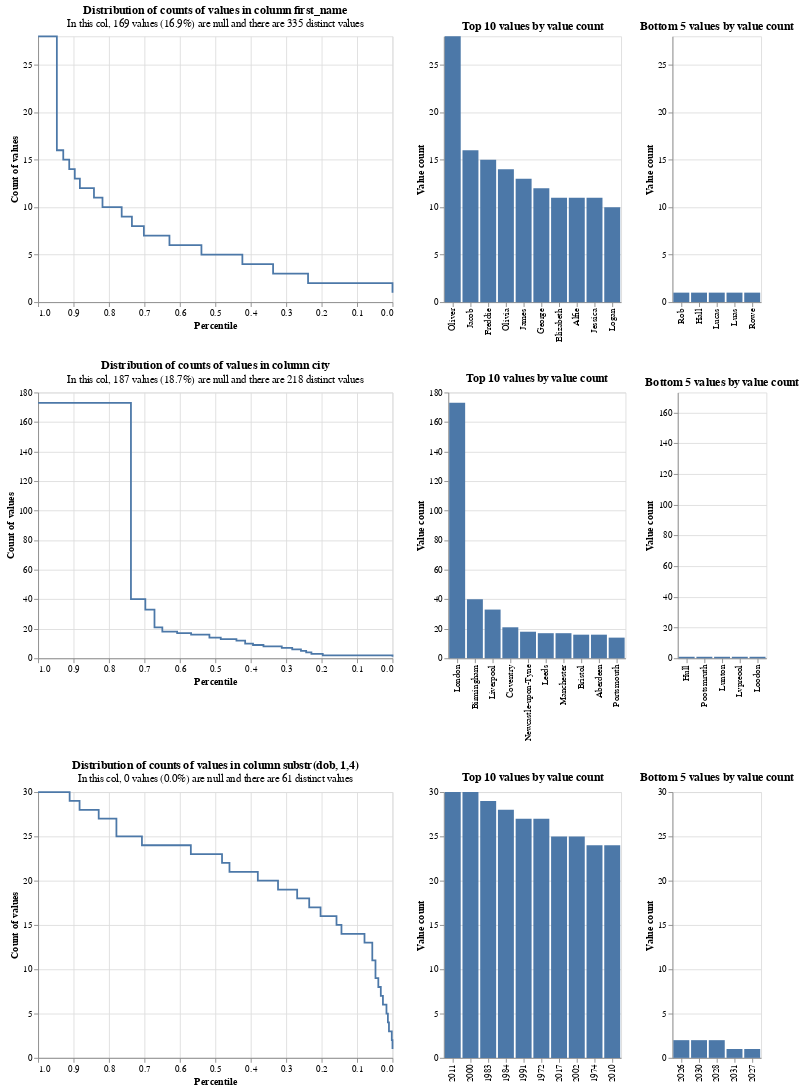

Notebook cell for this chart:
### Markdown cell above
The `profile_columns` method creates summary charts.  You may input column names (e.g. `first_name`), or arbitrary sql expressions like `concat(first_name, surname)`).

### Code cell
linker.profile_columns(["first_name", "city", "substr(dob, 1,4)"], top_n=10, bottom_n=5)

### Figure 1 — Vega-Lite specification as saved in the notebook (floating-point values rounded to 4 significant figures)
{"$schema": "https://vega.github.io/schema/vega-lite/v4.8.1.json", "config": {"view": {"continuousHeight": 300, "continuousWidth": 400}}, "vconcat": [{"hconcat": [{"data": {"values": [{"distinct_value_count": 335, "group_name": "first_name", "percentile_ex_nulls": 0.9663, "percentile_inc_nulls": 0.972, "sum_tokens_in_value_count_group": 28, "total_non_null_rows": 831, "total_rows_inc_nulls": 1000, "value_count": 28}, {"distinct_value_count": 335, "group_name": "first_name", "percentile_ex_nulls": 0.9471, "percentile_inc_nulls": 0.956, "sum_tokens_in_value_count_group": 16, "total_non_null_rows": 831, "total_rows_inc_nulls": 1000, "value_count": 16}, {"distinct_value_count": 335, "group_name": "first_name", "percentile_ex_nulls": 0.929, "percentile_inc_nulls": 0.941, "sum_tokens_in_value_count_group": 15, "total_non_null_rows": 831, "total_rows_inc_nulls": 1000, "value_count": 15}, {"distinct_value_count": 335, "group_name": "first_name", "percentile_ex_nulls": 0.9122, "percentile_inc_nulls": 0.927, "sum_tokens_in_value_count_group": 14, "total_non_null_rows": 831, "total_rows_inc_nulls": 1000, "value_count": 14}, {"distinct_value_count": 335, "group_name": "first_name", "percentile_ex_nulls": 0.8965, "percentile_inc_nulls": 0.914, "sum_tokens_in_value_count_group": 13, "total_non_null_rows": 831, "total_rows_inc_nulls": 1000, "value_count": 13}, {"distinct_value_count": 335, "group_name": "first_name", "percentile_ex_nulls": 0.8821, "percentile_inc_nulls": 0.902, "sum_tokens_in_value_count_group": 12, "total_non_null_rows": 831, "total_rows_inc_nulls": 1000, "value_count": 12}, {"distinct_value_count": 335, "group_name": "first_name", "percentile_ex_nulls": 0.8424, "percentile_inc_nulls": 0.869, "sum_tokens_in_value_count_group": 33, "total_non_null_rows": 831, "total_rows_inc_nulls": 1000, "value_count": 11}, {"distinct_value_count": 335, "group_name": "first_name", "percentile_ex_nulls": 0.8183, "percentile_inc_nulls": 0.849, "sum_tokens_in_value_count_group": 20, "total_non_null_rows": 831, "total_rows_inc_nulls": 1000, "value_count": 10}, {"distinct_value_count": 335, "group_name": "first_name", "percentile_ex_nulls": 0.7641, "percentile_inc_nulls": 0.804, "sum_tokens_in_value_count_group": 45, "total_non_null_rows": 831, "total_rows_inc_nulls": 1000, "value_count": 9}, {"distinct_value_count": 335, "group_name": "first_name", "percentile_ex_nulls": 0.7353, "percentile_inc_nulls": 0.78, "sum_tokens_in_value_count_group": 24, "total_non_null_rows": 831, "total_rows_inc_nulls": 1000, "value_count": 8}, {"distinct_value_count": 335, "group_name": "first_name", "percentile_ex_nulls": 0.7016, "percentile_inc_nulls": 0.752, "sum_tokens_in_value_count_group": 28, "total_non_null_rows": 831, "total_rows_inc_nulls": 1000, "value_count": 7}, {"distinct_value_count": 335, "group_name": "first_name", "percentile_ex_nulls": 0.6294, "percentile_inc_nulls": 0.692, "sum_tokens_in_value_count_group": 60, "total_non_null_rows": 831, "total_rows_inc_nulls": 1000, "value_count": 6}, {"distinct_value_count": 335, "group_name": "first_name", "percentile_ex_nulls": 0.5391, "percentile_inc_nulls": 0.617, "sum_tokens_in_value_count_group": 75, "total_non_null_rows": 831, "total_rows_inc_nulls": 1000, "value_count": 5}, {"distinct_value_count": 335, "group_name": "first_name", "percentile_ex_nulls": 0.4236, "percentile_inc_nulls": 0.521, "sum_tokens_in_value_count_group": 96, "total_non_null_rows": 831, "total_rows_inc_nulls": 1000, "value_count": 4}, {"distinct_value_count": 335, "group_name": "first_name", "percentile_ex_nulls": 0.3369, "percentile_inc_nulls": 0.449, "sum_tokens_in_value_count_group": 72, "total_non_null_rows": 831, "total_rows_inc_nulls": 1000, "value_count": 3}, {"distinct_value_count": 335, "group_name": "first_name", "percentile_ex_nulls": 0.2383, "percentile_inc_nulls": 0.367, "sum_tokens_in_value_count_group": 82, "total_non_null_rows": 831, "total_rows_inc_nulls": 1000, "value_count": 2}, {"distinct_value_count": 335, "group_name": "first_name", "percentile_ex_nulls": 0, "percentile_inc_nulls": 0.169, "sum_tokens_in_value_count_group": 198, "total_non_null_rows": 831, "total_rows_inc_nulls": 1000, "value_count": 1}, {"distinct_value_count": 335, "group_name": "first_name", "percentile_ex_nulls": 1, "percentile_inc_nulls": 1, "sum_tokens_in_value_count_group": 28, "total_non_null_rows": 831, "total_rows_inc_nulls": 1000, "value_count": 28}]}, "encoding": {"tooltip": [{"field": "value_count", "type": "quantitative"}, {"field": "percentile_ex_nulls", "type": "quantitative"}, {"field": "percentile_inc_nulls", "type": "quantitative"}, {"field": "total_non_null_rows", "type": "quantitative"}, {"field": "total_rows_inc_nulls", "type": "quantitative"}], "x": {"field": "percentile_ex_nulls", "sort": "descending", "title": "Percentile", "type": "quantitative"}, "y": {"field": "value_count", "title": "Count of values", "type": "quantitative"}}, "mark": {"interpolate": "step-after", "type": "line"}, "title": {"subtitle": "In this col, 169 values (16.9%) are null and there are 335 distinct values", "text": "Distribution of counts of values in column first_name"}}, {"data": {"values": [{"distinct_value_count": 335, "group_name": "first_name", "total_non_null_rows": 831, "total_rows_inc_nulls": 1000, "value": "Oliver", "value_count": 28}, {"distinct_value_count": 335, "group_name": "first_name", "total_non_null_rows": 831, "total_rows_inc_nulls": 1000, "value": "Jacob", "value_count": 16}, {"distinct_value_count": 335, "group_name": "first_name", "total_non_null_rows": 831, "total_rows_inc_nulls": 1000, "value": "Freddie", "value_count": 15}, {"distinct_value_count": 335, "group_name": "first_name", "total_non_null_rows": 831, "total_rows_inc_nulls": 1000, "value": "Olivia", "value_count": 14}, {"distinct_value_count": 335, "group_name": "first_name", "total_non_null_rows": 831, "total_rows_inc_nulls": 1000, "value": "James", "value_count": 13}, {"distinct_value_count": 335, "group_name": "first_name", "total_non_null_rows": 831, "total_rows_inc_nulls": 1000, "value": "George", "value_count": 12}, {"distinct_value_count": 335, "group_name": "first_name", "total_non_null_rows": 831, "total_rows_inc_nulls": 1000, "value": "Elizabeth", "value_count": 11}, {"distinct_value_count": 335, "group_name": "first_name", "total_non_null_rows": 831, "total_rows_inc_nulls": 1000, "value": "Alfie", "value_count": 11}, {"distinct_value_count": 335, "group_name": "first_name", "total_non_null_rows": 831, "total_rows_inc_nulls": 1000, "value": "Jessica", "value_count": 11}, {"distinct_value_count": 335, "group_name": "first_name", "total_non_null_rows": 831, "total_rows_inc_nulls": 1000, "value": "Logan", "value_count": 10}]}, "encoding": {"tooltip": [{"field": "value", "type": "nominal"}, {"field": "value_count", "type": "quantitative"}, {"field": "total_non_null_rows", "type": "quantitative"}, {"field": "total_rows_inc_nulls", "type": "quantitative"}], "x": {"field": "value", "sort": "-y", "title": null, "type": "nominal"}, "y": {"field": "value_count", "title": "Value count", "type": "quantitative"}}, "mark": "bar", "title": "Top 10 values by value count"}, {"data": {"values": [{"distinct_value_count": 335, "group_name": "first_name", "total_non_null_rows": 831, "total_rows_inc_nulls": 1000, "value": "Rob", "value_count": 1}, {"distinct_value_count": 335, "group_name": "first_name", "total_non_null_rows": 831, "total_rows_inc_nulls": 1000, "value": "Hall", "value_count": 1}, {"distinct_value_count": 335, "group_name": "first_name", "total_non_null_rows": 831, "total_rows_inc_nulls": 1000, "value": "Lucas", "value_count": 1}, {"distinct_value_count": 335, "group_name": "first_name", "total_non_null_rows": 831, "total_rows_inc_nulls": 1000, "value": "Luas", "value_count": 1}, {"distinct_value_count": 335, "group_name": "first_name", "total_non_null_rows": 831, "total_rows_inc_nulls": 1000, "value": "Rowe", "value_count": 1}]}, "encoding": {"tooltip": [{"field": "value", "type": "nominal"}, {"field": "value_count", "type": "quantitative"}, {"field": "total_non_null_rows", "type": "quantitative"}, {"field": "total_rows_inc_nulls", "type": "quantitative"}], "x": {"field": "value", "sort": "-y", "title": null, "type": "nominal"}, "y": {"field": "value_count", "scale": {"domain": [0, 28]}, "title": "Value count", "type": "quantitative"}}, "mark": "bar", "title": "Bottom 5 values by value count"}]}, {"hconcat": [{"data": {"values": [{"distinct_value_count": 218, "group_name": "city", "percentile_ex_nulls": 0.7872, "percentile_inc_nulls": 0.827, "sum_tokens_in_value_count_group": 173, "total_non_null_rows": 813, "total_rows_inc_nulls": 1000, "value_count": 173}, {"distinct_value_count": 218, "group_name": "city", "percentile_ex_nulls": 0.738, "percentile_inc_nulls": 0.787, "sum_tokens_in_value_count_group": 40, "total_non_null_rows": 813, "total_rows_inc_nulls": 1000, "value_count": 40}, {"distinct_value_count": 218, "group_name": "city", "percentile_ex_nulls": 0.6974, "percentile_inc_nulls": 0.754, "sum_tokens_in_value_count_group": 33, "total_non_null_rows": 813, "total_rows_inc_nulls": 1000, "value_count": 33}, {"distinct_value_count": 218, "group_name": "city", "percentile_ex_nulls": 0.6716, "percentile_inc_nulls": 0.733, "sum_tokens_in_value_count_group": 21, "total_non_null_rows": 813, "total_rows_inc_nulls": 1000, "value_count": 21}, {"distinct_value_count": 218, "group_name": "city", "percentile_ex_nulls": 0.6494, "percentile_inc_nulls": 0.715, "sum_tokens_in_value_count_group": 18, "total_non_null_rows": 813, "total_rows_inc_nulls": 1000, "value_count": 18}, {"distinct_value_count": 218, "group_name": "city", "percentile_ex_nulls": 0.6076, "percentile_inc_nulls": 0.681, "sum_tokens_in_value_count_group": 34, "total_non_null_rows": 813, "total_rows_inc_nulls": 1000, "value_count": 17}, {"distinct_value_count": 218, "group_name": "city", "percentile_ex_nulls": 0.5683, "percentile_inc_nulls": 0.649, "sum_tokens_in_value_count_group": 32, "total_non_null_rows": 813, "total_rows_inc_nulls": 1000, "value_count": 16}, {"distinct_value_count": 218, "group_name": "city", "percentile_ex_nulls": 0.5166, "percentile_inc_nulls": 0.607, "sum_tokens_in_value_count_group": 42, "total_non_null_rows": 813, "total_rows_inc_nulls": 1000, "value_count": 14}, {"distinct_value_count": 218, "group_name": "city", "percentile_ex_nulls": 0.4846, "percentile_inc_nulls": 0.581, "sum_tokens_in_value_count_group": 26, "total_non_null_rows": 813, "total_rows_inc_nulls": 1000, "value_count": 13}, {"distinct_value_count": 218, "group_name": "city", "percentile_ex_nulls": 0.4403, "percentile_inc_nulls": 0.545, "sum_tokens_in_value_count_group": 36, "total_non_null_rows": 813, "total_rows_inc_nulls": 1000, "value_count": 12}, {"distinct_value_count": 218, "group_name": "city", "percentile_ex_nulls": 0.4157, "percentile_inc_nulls": 0.525, "sum_tokens_in_value_count_group": 20, "total_non_null_rows": 813, "total_rows_inc_nulls": 1000, "value_count": 10}, {"distinct_value_count": 218, "group_name": "city", "percentile_ex_nulls": 0.3936, "percentile_inc_nulls": 0.507, "sum_tokens_in_value_count_group": 18, "total_non_null_rows": 813, "total_rows_inc_nulls": 1000, "value_count": 9}, {"distinct_value_count": 218, "group_name": "city", "percentile_ex_nulls": 0.3641, "percentile_inc_nulls": 0.483, "sum_tokens_in_value_count_group": 24, "total_non_null_rows": 813, "total_rows_inc_nulls": 1000, "value_count": 8}, {"distinct_value_count": 218, "group_name": "city", "percentile_ex_nulls": 0.3124, "percentile_inc_nulls": 0.441, "sum_tokens_in_value_count_group": 42, "total_non_null_rows": 813, "total_rows_inc_nulls": 1000, "value_count": 7}, {"distinct_value_count": 218, "group_name": "city", "percentile_ex_nulls": 0.2829, "percentile_inc_nulls": 0.417, "sum_tokens_in_value_count_group": 24, "total_non_null_rows": 813, "total_rows_inc_nulls": 1000, "value_count": 6}, {"distinct_value_count": 218, "group_name": "city", "percentile_ex_nulls": 0.2583, "percentile_inc_nulls": 0.397, "sum_tokens_in_value_count_group": 20, "total_non_null_rows": 813, "total_rows_inc_nulls": 1000, "value_count": 5}, {"distinct_value_count": 218, "group_name": "city", "percentile_ex_nulls": 0.2435, "percentile_inc_nulls": 0.385, "sum_tokens_in_value_count_group": 12, "total_non_null_rows": 813, "total_rows_inc_nulls": 1000, "value_count": 4}, {"distinct_value_count": 218, "group_name": "city", "percentile_ex_nulls": 0.2288, "percentile_inc_nulls": 0.373, "sum_tokens_in_value_count_group": 12, "total_non_null_rows": 813, "total_rows_inc_nulls": 1000, "value_count": 3}, {"distinct_value_count": 218, "group_name": "city", "percentile_ex_nulls": 0.1968, "percentile_inc_nulls": 0.347, "sum_tokens_in_value_count_group": 26, "total_non_null_rows": 813, "total_rows_inc_nulls": 1000, "value_count": 2}, {"distinct_value_count": 218, "group_name": "city", "percentile_ex_nulls": 0, "percentile_inc_nulls": 0.187, "sum_tokens_in_value_count_group": 160, "total_non_null_rows": 813, "total_rows_inc_nulls": 1000, "value_count": 1}, {"distinct_value_count": 218, "group_name": "city", "percentile_ex_nulls": 1, "percentile_inc_nulls": 1, "sum_tokens_in_value_count_group": 173, "total_non_null_rows": 813, "total_rows_inc_nulls": 1000, "value_count": 173}]}, "encoding": {"tooltip": [{"field": "value_count", "type": "quantitative"}, {"field": "percentile_ex_nulls", "type": "quantitative"}, {"field": "percentile_inc_nulls", "type": "quantitative"}, {"field": "total_non_null_rows", "type": "quantitative"}, {"field": "total_rows_inc_nulls", "type": "quantitative"}], "x": {"field": "percentile_ex_nulls", "sort": "descending", "title": "Percentile", "type": "quantitative"}, "y": {"field": "value_count", "title": "Count of values", "type": "quantitative"}}, "mark": {"interpolate": "step-after", "type": "line"}, "title": {"subtitle": "In this col, 187 values (18.7%) are null and there are 218 distinct values", "text": "Distribution of counts of values in column city"}}, {"data": {"values": [{"distinct_value_count": 218, "group_name": "city", "total_non_null_rows": 813, "total_rows_inc_nulls": 1000, "value": "London", "value_count": 173}, {"distinct_value_count": 218, "group_name": "city", "total_non_null_rows": 813, "total_rows_inc_nulls": 1000, "value": "Birmingham", "value_count": 40}, {"distinct_value_count": 218, "group_name": "city", "total_non_null_rows": 813, "total_rows_inc_nulls": 1000, "value": "Liverpool", "value_count": 33}, {"distinct_value_count": 218, "group_name": "city", "total_non_null_rows": 813, "total_rows_inc_nulls": 1000, "value": "Coventry", "value_count": 21}, {"distinct_value_count": 218, "group_name": "city", "total_non_null_rows": 813, "total_rows_inc_nulls": 1000, "value": "Newcastle-upon-Tyne", "value_count": 18}, {"distinct_value_count": 218, "group_name": "city", "total_non_null_rows": 813, "total_rows_inc_nulls": 1000, "value": "Leeds", "value_count": 17}, {"distinct_value_count": 218, "group_name": "city", "total_non_null_rows": 813, "total_rows_inc_nulls": 1000, "value": "Manchester", "value_count": 17}, {"distinct_value_count": 218, "group_name": "city", "total_non_null_rows": 813, "total_rows_inc_nulls": 1000, "value": "Bristol", "value_count": 16}, {"distinct_value_count": 218, "group_name": "city", "total_non_null_rows": 813, "total_rows_inc_nulls": 1000, "value": "Aberdeen", "value_count": 16}, {"distinct_value_count": 218, "group_name": "city", "total_non_null_rows": 813, "total_rows_inc_nulls": 1000, "value": "Portsmouth", "value_count": 14}]}, "encoding": {"tooltip": [{"field": "value", "type": "nominal"}, {"field": "value_count", "type": "quantitative"}, {"field": "total_non_null_rows", "type": "quantitative"}, {"field": "total_rows_inc_nulls", "type": "quantitative"}], "x": {"field": "value", "sort": "-y", "title": null, "type": "nominal"}, "y": {"field": "value_count", "title": "Value count", "type": "quantitative"}}, "mark": "bar", "title": "Top 10 values by value count"}, {"data": {"values": [{"distinct_value_count": 218, "group_name": "city", "total_non_null_rows": 813, "total_rows_inc_nulls": 1000, "value": "Hull", "value_count": 1}, {"distinct_value_count": 218, "group_name": "city", "total_non_null_rows": 813, "total_rows_inc_nulls": 1000, "value": "Pootsmruth", "value_count": 1}, {"distinct_value_count": 218, "group_name": "city", "total_non_null_rows": 813, "total_rows_inc_nulls": 1000, "value": "Lunton", "value_count": 1}, {"distinct_value_count": 218, "group_name": "city", "total_non_null_rows": 813, "total_rows_inc_nulls": 1000, "value": "Lvpreool", "value_count": 1}, {"distinct_value_count": 218, "group_name": "city", "total_non_null_rows": 813, "total_rows_inc_nulls": 1000, "value": "Loodon", "value_count": 1}]}, "encoding": {"tooltip": [{"field": "value", "type": "nominal"}, {"field": "value_count", "type": "quantitative"}, {"field": "total_non_null_rows", "type": "quantitative"}, {"field": "total_rows_inc_nulls", "type": "quantitative"}], "x": {"field": "value", "sort": "-y", "title": null, "type": "nominal"}, "y": {"field": "value_count", "scale": {"domain": [0, 173]}, "title": "Value count", "type": "quantitative"}}, "mark": "bar", "title": "Bottom 5 values by value count"}]}, {"hconcat": [{"data": {"values": [{"distinct_value_count": 61, "group_name": "substr(dob, 1,4)", "percentile_ex_nulls": 0.94, "percentile_inc_nulls": 0.94, "sum_tokens_in_value_count_group": 60, "total_non_null_rows": 1000, "total_rows_inc_nulls": 1000, "value_count": 30}, {"distinct_value_count": 61, "group_name": "substr(dob, 1,4)", "percentile_ex_nulls": 0.911, "percentile_inc_nulls": 0.911, "sum_tokens_in_value_count_group": 29, "total_non_null_rows": 1000, "total_rows_inc_nulls": 1000, "value_count": 29}, {"distinct_value_count": 61, "group_name": "substr(dob, 1,4)", "percentile_ex_nulls": 0.883, "percentile_inc_nulls": 0.883, "sum_tokens_in_value_count_group": 28, "total_non_null_rows": 1000, "total_rows_inc_nulls": 1000, "value_count": 28}, {"distinct_value_count": 61, "group_name": "substr(dob, 1,4)", "percentile_ex_nulls": 0.829, "percentile_inc_nulls": 0.829, "sum_tokens_in_value_count_group": 54, "total_non_null_rows": 1000, "total_rows_inc_nulls": 1000, "value_count": 27}, {"distinct_value_count": 61, "group_name": "substr(dob, 1,4)", "percentile_ex_nulls": 0.779, "percentile_inc_nulls": 0.779, "sum_tokens_in_value_count_group": 50, "total_non_null_rows": 1000, "total_rows_inc_nulls": 1000, "value_count": 25}, {"distinct_value_count": 61, "group_name": "substr(dob, 1,4)", "percentile_ex_nulls": 0.707, "percentile_inc_nulls": 0.707, "sum_tokens_in_value_count_group": 72, "total_non_null_rows": 1000, "total_rows_inc_nulls": 1000, "value_count": 24}, {"distinct_value_count": 61, "group_name": "substr(dob, 1,4)", "percentile_ex_nulls": 0.569, "percentile_inc_nulls": 0.569, "sum_tokens_in_value_count_group": 138, "total_non_null_rows": 1000, "total_rows_inc_nulls": 1000, "value_count": 23}, {"distinct_value_count": 61, "group_name": "substr(dob, 1,4)", "percentile_ex_nulls": 0.481, "percentile_inc_nulls": 0.481, "sum_tokens_in_value_count_group": 88, "total_non_null_rows": 1000, "total_rows_inc_nulls": 1000, "value_count": 22}, {"distinct_value_count": 61, "group_name": "substr(dob, 1,4)", "percentile_ex_nulls": 0.46, "percentile_inc_nulls": 0.46, "sum_tokens_in_value_count_group": 21, "total_non_null_rows": 1000, "total_rows_inc_nulls": 1000, "value_count": 21}, {"distinct_value_count": 61, "group_name": "substr(dob, 1,4)", "percentile_ex_nulls": 0.38, "percentile_inc_nulls": 0.38, "sum_tokens_in_value_count_group": 80, "total_non_null_rows": 1000, "total_rows_inc_nulls": 1000, "value_count": 20}, {"distinct_value_count": 61, "group_name": "substr(dob, 1,4)", "percentile_ex_nulls": 0.323, "percentile_inc_nulls": 0.323, "sum_tokens_in_value_count_group": 57, "total_non_null_rows": 1000, "total_rows_inc_nulls": 1000, "value_count": 19}, {"distinct_value_count": 61, "group_name": "substr(dob, 1,4)", "percentile_ex_nulls": 0.269, "percentile_inc_nulls": 0.269, "sum_tokens_in_value_count_group": 54, "total_non_null_rows": 1000, "total_rows_inc_nulls": 1000, "value_count": 18}, {"distinct_value_count": 61, "group_name": "substr(dob, 1,4)", "percentile_ex_nulls": 0.235, "percentile_inc_nulls": 0.235, "sum_tokens_in_value_count_group": 34, "total_non_null_rows": 1000, "total_rows_inc_nulls": 1000, "value_count": 17}, {"distinct_value_count": 61, "group_name": "substr(dob, 1,4)", "percentile_ex_nulls": 0.203, "percentile_inc_nulls": 0.203, "sum_tokens_in_value_count_group": 32, "total_non_null_rows": 1000, "total_rows_inc_nulls": 1000, "value_count": 16}, {"distinct_value_count": 61, "group_name": "substr(dob, 1,4)", "percentile_ex_nulls": 0.158, "percentile_inc_nulls": 0.158, "sum_tokens_in_value_count_group": 45, "total_non_null_rows": 1000, "total_rows_inc_nulls": 1000, "value_count": 15}, {"distinct_value_count": 61, "group_name": "substr(dob, 1,4)", "percentile_ex_nulls": 0.144, "percentile_inc_nulls": 0.144, "sum_tokens_in_value_count_group": 14, "total_non_null_rows": 1000, "total_rows_inc_nulls": 1000, "value_count": 14}, {"distinct_value_count": 61, "group_name": "substr(dob, 1,4)", "percentile_ex_nulls": 0.079, "percentile_inc_nulls": 0.079, "sum_tokens_in_value_count_group": 65, "total_non_null_rows": 1000, "total_rows_inc_nulls": 1000, "value_count": 13}, {"distinct_value_count": 61, "group_name": "substr(dob, 1,4)", "percentile_ex_nulls": 0.057, "percentile_inc_nulls": 0.057, "sum_tokens_in_value_count_group": 22, "total_non_null_rows": 1000, "total_rows_inc_nulls": 1000, "value_count": 11}, {"distinct_value_count": 61, "group_name": "substr(dob, 1,4)", "percentile_ex_nulls": 0.048, "percentile_inc_nulls": 0.048, "sum_tokens_in_value_count_group": 9, "total_non_null_rows": 1000, "total_rows_inc_nulls": 1000, "value_count": 9}, {"distinct_value_count": 61, "group_name": "substr(dob, 1,4)", "percentile_ex_nulls": 0.04, "percentile_inc_nulls": 0.04, "sum_tokens_in_value_count_group": 8, "total_non_null_rows": 1000, "total_rows_inc_nulls": 1000, "value_count": 8}, {"distinct_value_count": 61, "group_name": "substr(dob, 1,4)", "percentile_ex_nulls": 0.033, "percentile_inc_nulls": 0.033, "sum_tokens_in_value_count_group": 7, "total_non_null_rows": 1000, "total_rows_inc_nulls": 1000, "value_count": 7}, {"distinct_value_count": 61, "group_name": "substr(dob, 1,4)", "percentile_ex_nulls": 0.027, "percentile_inc_nulls": 0.027, "sum_tokens_in_value_count_group": 6, "total_non_null_rows": 1000, "total_rows_inc_nulls": 1000, "value_count": 6}, {"distinct_value_count": 61, "group_name": "substr(dob, 1,4)", "percentile_ex_nulls": 0.017, "percentile_inc_nulls": 0.017, "sum_tokens_in_value_count_group": 10, "total_non_null_rows": 1000, "total_rows_inc_nulls": 1000, "value_count": 5}, {"distinct_value_count": 61, "group_name": "substr(dob, 1,4)", "percentile_ex_nulls": 0.013, "percentile_inc_nulls": 0.013, "sum_tokens_in_value_count_group": 4, "total_non_null_rows": 1000, "total_rows_inc_nulls": 1000, "value_count": 4}, {"distinct_value_count": 61, "group_name": "substr(dob, 1,4)", "percentile_ex_nulls": 0.01, "percentile_inc_nulls": 0.01, "sum_tokens_in_value_count_group": 3, "total_non_null_rows": 1000, "total_rows_inc_nulls": 1000, "value_count": 3}, {"distinct_value_count": 61, "group_name": "substr(dob, 1,4)", "percentile_ex_nulls": 0.002, "percentile_inc_nulls": 0.002, "sum_tokens_in_value_count_group": 8, "total_non_null_rows": 1000, "total_rows_inc_nulls": 1000, "value_count": 2}, {"distinct_value_count": 61, "group_name": "substr(dob, 1,4)", "percentile_ex_nulls": 0, "percentile_inc_nulls": 0, "sum_tokens_in_value_count_group": 2, "total_non_null_rows": 1000, "total_rows_inc_nulls": 1000, "value_count": 1}, {"distinct_value_count": 61, "group_name": "substr(dob, 1,4)", "percentile_ex_nulls": 1, "percentile_inc_nulls": 1, "sum_tokens_in_value_count_group": 60, "total_non_null_rows": 1000, "total_rows_inc_nulls": 1000, "value_count": 30}]}, "encoding": {"tooltip": [{"field": "value_count", "type": "quantitative"}, {"field": "percentile_ex_nulls", "type": "quantitative"}, {"field": "percentile_inc_nulls", "type": "quantitative"}, {"field": "total_non_null_rows", "type": "quantitative"}, {"field": "total_rows_inc_nulls", "type": "quantitative"}], "x": {"field": "percentile_ex_nulls", "sort": "descending", "title": "Percentile", "type": "quantitative"}, "y": {"field": "value_count", "title": "Count of values", "type": "quantitative"}}, "mark": {"interpolate": "step-after", "type": "line"}, "title": {"subtitle": "In this col, 0 values (0.0%) are null and there are 61 distinct values", "text": "Distribution of counts of values in column substr(dob, 1,4)"}}, {"data": {"values": [{"distinct_value_count": 61, "group_name": "substr(dob, 1,4)", "total_non_null_rows": 1000, "total_rows_inc_nulls": 1000, "value": "2011", "value_count": 30}, {"distinct_value_count": 61, "group_name": "substr(dob, 1,4)", "total_non_null_rows": 1000, "total_rows_inc_nulls": 1000, "value": "2000", "value_count": 30}, {"distinct_value_count": 61, "group_name": "substr(dob, 1,4)", "total_non_null_rows": 1000, "total_rows_inc_nulls": 1000, "value": "1983", "value_count": 29}, {"distinct_value_count": 61, "group_name": "substr(dob, 1,4)", "total_non_null_rows": 1000, "total_rows_inc_nulls": 1000, "value": "1984", "value_count": 28}, {"distinct_value_count": 61, "group_name": "substr(dob, 1,4)", "total_non_null_rows": 1000, "total_rows_inc_nulls": 1000, "value": "1991", "value_count": 27}, {"distinct_value_count": 61, "group_name": "substr(dob, 1,4)", "total_non_null_rows": 1000, "total_rows_inc_nulls": 1000, "value": "1972", "value_count": 27}, {"distinct_value_count": 61, "group_name": "substr(dob, 1,4)", "total_non_null_rows": 1000, "total_rows_inc_nulls": 1000, "value": "2017", "value_count": 25}, {"distinct_value_count": 61, "group_name": "substr(dob, 1,4)", "total_non_null_rows": 1000, "total_rows_inc_nulls": 1000, "value": "2002", "value_count": 25}, {"distinct_value_count": 61, "group_name": "substr(dob, 1,4)", "total_non_null_rows": 1000, "total_rows_inc_nulls": 1000, "value": "1974", "value_count": 24}, {"distinct_value_count": 61, "group_name": "substr(dob, 1,4)", "total_non_null_rows": 1000, "total_rows_inc_nulls": 1000, "value": "2010", "value_count": 24}]}, "encoding": {"tooltip": [{"field": "value", "type": "nominal"}, {"field": "value_count", "type": "quantitative"}, {"field": "total_non_null_rows", "type": "quantitative"}, {"field": "total_rows_inc_nulls", "type": "quantitative"}], "x": {"field": "value", "sort": "-y", "title": null, "type": "nominal"}, "y": {"field": "value_count", "title": "Value count", "type": "quantitative"}}, "mark": "bar", "title": "Top 10 values by value count"}, {"data": {"values": [{"distinct_value_count": 61, "group_name": "substr(dob, 1,4)", "total_non_null_rows": 1000, "total_rows_inc_nulls": 1000, "value": "2031", "value_count": 1}, {"distinct_value_count": 61, "group_name": "substr(dob, 1,4)", "total_non_null_rows": 1000, "total_rows_inc_nulls": 1000, "value": "2027", "value_count": 1}, {"distinct_value_count": 61, "group_name": "substr(dob, 1,4)", "total_non_null_rows": 1000, "total_rows_inc_nulls": 1000, "value": "2026", "value_count": 2}, {"distinct_value_count": 61, "group_name": "substr(dob, 1,4)", "total_non_null_rows": 1000, "total_rows_inc_nulls": 1000, "value": "2030", "value_count": 2}, {"distinct_value_count": 61, "group_name": "substr(dob, 1,4)", "total_non_null_rows": 1000, "total_rows_inc_nulls": 1000, "value": "2028", "value_count": 2}]}, "encoding": {"tooltip": [{"field": "value", "type": "nominal"}, {"field": "value_count", "type": "quantitative"}, {"field": "total_non_null_rows", "type": "quantitative"}, {"field": "total_rows_inc_nulls", "type": "quantitative"}], "x": {"field": "value", "sort": "-y", "title": null, "type": "nominal"}, "y": {"field": "value_count", "scale": {"domain": [0, 30]}, "title": "Value count", "type": "quantitative"}}, "mark": "bar", "title": "Bottom 5 values by value count"}]}]}
